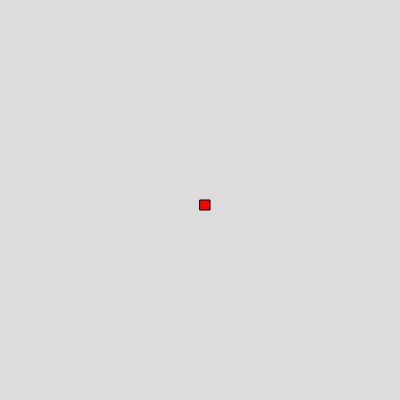
Frame 1 (no input)
Frame 60 (no input): identical to frame 1, image omitted
Frame 120 (the mouse pressed at the canvas centre since frame 60): identical to frame 1, image omitted

The p5.js sketch that drew this single still picture (run headless with seeded random() and noise() and a simulated clock; from frame 60 on, the mouse is pressed at the canvas centre):

// p5.js sketch
// ── sketch.js
function setup() {
  createCanvas(400, 400);
}

function draw() {
  background(220);
  fill("red");
  rect(200,200,10,10);
}
